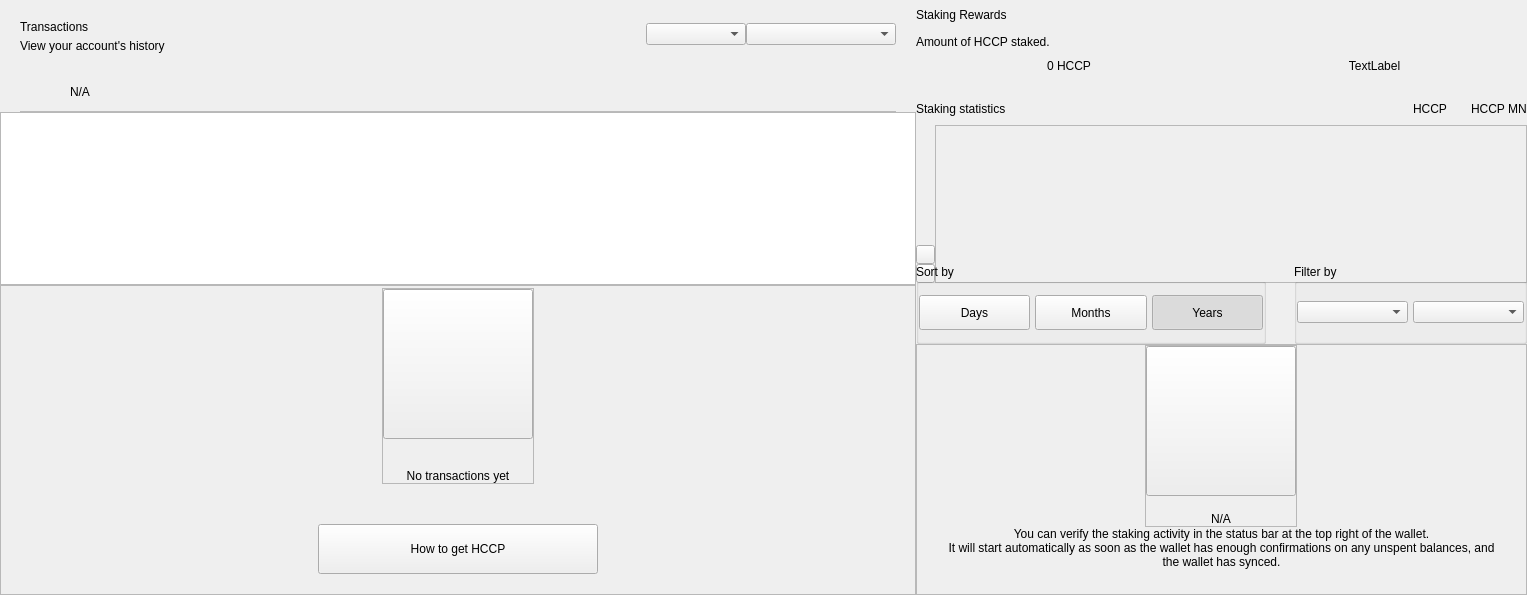
<?xml version="1.0" encoding="UTF-8"?>
<ui version="4.0">
 <class>DashboardWidget</class>
 <widget class="QWidget" name="DashboardWidget">
  <property name="geometry">
   <rect>
    <x>0</x>
    <y>0</y>
    <width>1527</width>
    <height>595</height>
   </rect>
  </property>
  <property name="windowTitle">
   <string>Form</string>
  </property>
  <layout class="QHBoxLayout" name="horizontalLayout_2" stretch="3,2">
   <property name="spacing">
    <number>0</number>
   </property>
   <property name="leftMargin">
    <number>0</number>
   </property>
   <property name="topMargin">
    <number>0</number>
   </property>
   <property name="rightMargin">
    <number>0</number>
   </property>
   <property name="bottomMargin">
    <number>0</number>
   </property>
   <item>
    <widget class="QWidget" name="left" native="true">
     <layout class="QVBoxLayout" name="left_2">
      <property name="spacing">
       <number>0</number>
      </property>
      <property name="leftMargin">
       <number>0</number>
      </property>
      <property name="topMargin">
       <number>0</number>
      </property>
      <property name="rightMargin">
       <number>0</number>
      </property>
      <property name="bottomMargin">
       <number>0</number>
      </property>
      <item>
       <layout class="QVBoxLayout" name="verticalLayout22">
        <property name="spacing">
         <number>0</number>
        </property>
        <property name="leftMargin">
         <number>20</number>
        </property>
        <property name="topMargin">
         <number>15</number>
        </property>
        <property name="rightMargin">
         <number>20</number>
        </property>
        <item>
         <widget class="QFrame" name="left_top_container">
          <layout class="QHBoxLayout" name="horizontalLayout">
           <property name="spacing">
            <number>0</number>
           </property>
           <property name="leftMargin">
            <number>0</number>
           </property>
           <property name="topMargin">
            <number>0</number>
           </property>
           <property name="rightMargin">
            <number>0</number>
           </property>
           <property name="bottomMargin">
            <number>0</number>
           </property>
           <item>
            <layout class="QVBoxLayout" name="verticalLayout_5">
             <property name="spacing">
              <number>5</number>
             </property>
             <property name="topMargin">
              <number>5</number>
             </property>
             <item>
              <widget class="QLabel" name="labelTitle">
               <property name="text">
                <string>Transactions</string>
               </property>
              </widget>
             </item>
             <item>
              <widget class="QLabel" name="labelSubtitle">
               <property name="text">
                <string>View your account's history</string>
               </property>
               <property name="alignment">
                <set>Qt::AlignLeading|Qt::AlignLeft|Qt::AlignVCenter</set>
               </property>
              </widget>
             </item>
            </layout>
           </item>
           <item>
            <spacer name="horizontalSpacer">
             <property name="orientation">
              <enum>Qt::Horizontal</enum>
             </property>
             <property name="sizeHint" stdset="0">
              <size>
               <width>40</width>
               <height>20</height>
              </size>
             </property>
            </spacer>
           </item>
           <item>
            <widget class="QComboBox" name="comboBoxSortType">
             <property name="minimumSize">
              <size>
               <width>100</width>
               <height>0</height>
              </size>
             </property>
            </widget>
           </item>
           <item>
            <widget class="QComboBox" name="comboBoxSort">
             <property name="minimumSize">
              <size>
               <width>150</width>
               <height>0</height>
              </size>
             </property>
            </widget>
           </item>
          </layout>
         </widget>
        </item>
       </layout>
      </item>
      <item>
       <spacer name="verticalSpacer">
        <property name="orientation">
         <enum>Qt::Vertical</enum>
        </property>
        <property name="sizeType">
         <enum>QSizePolicy::Fixed</enum>
        </property>
        <property name="sizeHint" stdset="0">
         <size>
          <width>20</width>
          <height>20</height>
         </size>
        </property>
       </spacer>
      </item>
      <item>
       <widget class="QWidget" name="layoutWarning" native="true">
        <layout class="QVBoxLayout" name="verticalLayout_3">
         <property name="spacing">
          <number>0</number>
         </property>
         <property name="leftMargin">
          <number>0</number>
         </property>
         <property name="topMargin">
          <number>0</number>
         </property>
         <property name="rightMargin">
          <number>0</number>
         </property>
         <property name="bottomMargin">
          <number>0</number>
         </property>
         <item>
          <widget class="QWidget" name="containerWarning" native="true">
           <layout class="QVBoxLayout" name="verticalLayout_21">
            <property name="spacing">
             <number>9</number>
            </property>
            <property name="leftMargin">
             <number>20</number>
            </property>
            <property name="topMargin">
             <number>9</number>
            </property>
            <property name="rightMargin">
             <number>20</number>
            </property>
            <property name="bottomMargin">
             <number>0</number>
            </property>
            <item>
             <widget class="QFrame" name="frameWarning">
              <property name="styleSheet">
               <string notr="true">border:none;</string>
              </property>
              <property name="frameShape">
               <enum>QFrame::StyledPanel</enum>
              </property>
              <property name="frameShadow">
               <enum>QFrame::Raised</enum>
              </property>
              <layout class="QHBoxLayout" name="horizontalLayout11" stretch="0,0,2">
               <property name="leftMargin">
                <number>0</number>
               </property>
               <property name="topMargin">
                <number>0</number>
               </property>
               <property name="rightMargin">
                <number>0</number>
               </property>
               <property name="bottomMargin">
                <number>0</number>
               </property>
               <item alignment="Qt::AlignVCenter">
                <widget class="QPushButton" name="imgWarning">
                 <property name="styleSheet">
                  <string notr="true">border:none;</string>
                 </property>
                 <property name="text">
                  <string/>
                 </property>
                 <property name="iconSize">
                  <size>
                   <width>24</width>
                   <height>24</height>
                  </size>
                 </property>
                </widget>
               </item>
               <item>
                <spacer name="horizontalSpacer_3">
                 <property name="orientation">
                  <enum>Qt::Horizontal</enum>
                 </property>
                 <property name="sizeType">
                  <enum>QSizePolicy::Fixed</enum>
                 </property>
                 <property name="sizeHint" stdset="0">
                  <size>
                   <width>12</width>
                   <height>20</height>
                  </size>
                 </property>
                </spacer>
               </item>
               <item alignment="Qt::AlignVCenter">
                <widget class="QLabel" name="lblWarning">
                 <property name="styleSheet">
                  <string notr="true"/>
                 </property>
                 <property name="text">
                  <string notr="true">N/A</string>
                 </property>
                 <property name="alignment">
                  <set>Qt::AlignBottom|Qt::AlignLeading|Qt::AlignLeft</set>
                 </property>
                </widget>
               </item>
              </layout>
             </widget>
            </item>
            <item>
             <widget class="QLabel" name="lblDivisory">
              <property name="minimumSize">
               <size>
                <width>0</width>
                <height>1</height>
               </size>
              </property>
              <property name="maximumSize">
               <size>
                <width>16777215</width>
                <height>1</height>
               </size>
              </property>
              <property name="styleSheet">
               <string notr="true">background-color:#bababa;</string>
              </property>
              <property name="text">
               <string/>
              </property>
              <property name="alignment">
               <set>Qt::AlignBottom|Qt::AlignLeading|Qt::AlignLeft</set>
              </property>
             </widget>
            </item>
           </layout>
          </widget>
         </item>
        </layout>
       </widget>
      </item>
      <item>
       <widget class="QListView" name="listTransactions">
        <property name="mouseTracking">
         <bool>true</bool>
        </property>
        <property name="selectionBehavior">
         <enum>QAbstractItemView::SelectItems</enum>
        </property>
        <property name="verticalScrollMode">
         <enum>QAbstractItemView::ScrollPerItem</enum>
        </property>
       </widget>
      </item>
      <item>
       <widget class="QFrame" name="emptyContainer">
        <property name="minimumSize">
         <size>
          <width>0</width>
          <height>100</height>
         </size>
        </property>
        <property name="frameShape">
         <enum>QFrame::StyledPanel</enum>
        </property>
        <property name="frameShadow">
         <enum>QFrame::Raised</enum>
        </property>
        <layout class="QVBoxLayout" name="verticalLayout_7" stretch="1,8,0,0">
         <property name="spacing">
          <number>0</number>
         </property>
         <property name="leftMargin">
          <number>0</number>
         </property>
         <property name="topMargin">
          <number>0</number>
         </property>
         <property name="rightMargin">
          <number>0</number>
         </property>
         <property name="bottomMargin">
          <number>20</number>
         </property>
         <item>
          <spacer name="verticalSpacer12">
           <property name="orientation">
            <enum>Qt::Vertical</enum>
           </property>
           <property name="sizeHint" stdset="0">
            <size>
             <width>20</width>
             <height>20</height>
            </size>
           </property>
          </spacer>
         </item>
         <item alignment="Qt::AlignHCenter|Qt::AlignVCenter">
          <widget class="QFrame" name="emptyScreen">
           <property name="sizePolicy">
            <sizepolicy hsizetype="Expanding" vsizetype="Expanding">
             <horstretch>0</horstretch>
             <verstretch>0</verstretch>
            </sizepolicy>
           </property>
           <property name="frameShape">
            <enum>QFrame::StyledPanel</enum>
           </property>
           <property name="frameShadow">
            <enum>QFrame::Raised</enum>
           </property>
           <layout class="QVBoxLayout" name="verticalLayout12">
            <property name="spacing">
             <number>30</number>
            </property>
            <property name="leftMargin">
             <number>0</number>
            </property>
            <property name="topMargin">
             <number>0</number>
            </property>
            <property name="rightMargin">
             <number>0</number>
            </property>
            <property name="bottomMargin">
             <number>0</number>
            </property>
            <item alignment="Qt::AlignHCenter|Qt::AlignVCenter">
             <widget class="QPushButton" name="pushImgEmpty">
              <property name="minimumSize">
               <size>
                <width>150</width>
                <height>150</height>
               </size>
              </property>
              <property name="maximumSize">
               <size>
                <width>150</width>
                <height>150</height>
               </size>
              </property>
              <property name="focusPolicy">
               <enum>Qt::NoFocus</enum>
              </property>
              <property name="text">
               <string/>
              </property>
              <property name="icon">
               <iconset>
                <normaloff>../res/img/img-empty-transactions.svg</normaloff>../res/img/img-empty-transactions.svg</iconset>
              </property>
              <property name="iconSize">
               <size>
                <width>150</width>
                <height>150</height>
               </size>
              </property>
             </widget>
            </item>
            <item alignment="Qt::AlignHCenter|Qt::AlignVCenter">
             <widget class="QLabel" name="labelEmpty">
              <property name="styleSheet">
               <string notr="true"/>
              </property>
              <property name="text">
               <string>No transactions yet</string>
              </property>
              <property name="alignment">
               <set>Qt::AlignCenter</set>
              </property>
             </widget>
            </item>
           </layout>
          </widget>
         </item>
         <item>
          <spacer name="verticalSpacer_21">
           <property name="orientation">
            <enum>Qt::Vertical</enum>
           </property>
           <property name="sizeHint" stdset="0">
            <size>
             <width>20</width>
             <height>40</height>
            </size>
           </property>
          </spacer>
         </item>
         <item alignment="Qt::AlignHCenter">
          <widget class="QPushButton" name="btnHowTo">
           <property name="minimumSize">
            <size>
             <width>280</width>
             <height>50</height>
            </size>
           </property>
           <property name="focusPolicy">
            <enum>Qt::NoFocus</enum>
           </property>
           <property name="text">
            <string>How to get HCCP</string>
           </property>
          </widget>
         </item>
        </layout>
       </widget>
      </item>
     </layout>
    </widget>
   </item>
   <item>
    <widget class="QWidget" name="right" native="true">
     <property name="minimumSize">
      <size>
       <width>200</width>
       <height>0</height>
      </size>
     </property>
     <layout class="QVBoxLayout" name="verticalLayout_31">
      <property name="spacing">
       <number>0</number>
      </property>
      <property name="leftMargin">
       <number>0</number>
      </property>
      <property name="topMargin">
       <number>0</number>
      </property>
      <property name="rightMargin">
       <number>0</number>
      </property>
      <property name="bottomMargin">
       <number>0</number>
      </property>
      <item>
       <layout class="QVBoxLayout" name="verticalLayout_2" stretch="0,0,0,0,0,0,0">
        <property name="spacing">
         <number>0</number>
        </property>
        <item>
         <layout class="QHBoxLayout" name="horizontalLayout_3">
          <property name="spacing">
           <number>0</number>
          </property>
          <item>
           <layout class="QVBoxLayout" name="verticalLayout_6">
            <property name="spacing">
             <number>5</number>
            </property>
            <item>
             <widget class="QLabel" name="labelTitle2">
              <property name="minimumSize">
               <size>
                <width>0</width>
                <height>30</height>
               </size>
              </property>
              <property name="text">
               <string>Staking Rewards</string>
              </property>
             </widget>
            </item>
            <item>
             <widget class="QLabel" name="labelMessage">
              <property name="text">
               <string>Amount of HCCP staked.</string>
              </property>
             </widget>
            </item>
           </layout>
          </item>
          <item>
           <spacer name="horizontalSpacer_2">
            <property name="orientation">
             <enum>Qt::Horizontal</enum>
            </property>
            <property name="sizeType">
             <enum>QSizePolicy::MinimumExpanding</enum>
            </property>
            <property name="sizeHint" stdset="0">
             <size>
              <width>20</width>
              <height>20</height>
             </size>
            </property>
           </spacer>
          </item>
         </layout>
        </item>
        <item>
         <spacer name="verticalSpacer_4">
          <property name="orientation">
           <enum>Qt::Vertical</enum>
          </property>
          <property name="sizeType">
           <enum>QSizePolicy::Fixed</enum>
          </property>
          <property name="sizeHint" stdset="0">
           <size>
            <width>20</width>
            <height>10</height>
           </size>
          </property>
         </spacer>
        </item>
        <item>
         <layout class="QHBoxLayout" name="horizontalLayout_5" stretch="0,0">
          <property name="spacing">
           <number>0</number>
          </property>
          <item>
           <widget class="QLabel" name="labelAmountPiv">
            <property name="text">
             <string notr="true">0 HCCP</string>
            </property>
            <property name="alignment">
             <set>Qt::AlignCenter</set>
            </property>
           </widget>
          </item>
          <item>
           <widget class="QLabel" name="labelAmountMNRewards">
            <property name="text">
             <string>TextLabel</string>
            </property>
            <property name="alignment">
             <set>Qt::AlignCenter</set>
            </property>
           </widget>
          </item>
         </layout>
        </item>
        <item>
         <spacer name="verticalSpacer_6">
          <property name="orientation">
           <enum>Qt::Vertical</enum>
          </property>
          <property name="sizeType">
           <enum>QSizePolicy::Fixed</enum>
          </property>
          <property name="sizeHint" stdset="0">
           <size>
            <width>20</width>
            <height>20</height>
           </size>
          </property>
         </spacer>
        </item>
        <item>
         <widget class="QWidget" name="layoutChart" native="true">
          <layout class="QVBoxLayout" name="verticalLayout_8" stretch="3,0">
           <property name="spacing">
            <number>16</number>
           </property>
           <property name="leftMargin">
            <number>0</number>
           </property>
           <property name="topMargin">
            <number>0</number>
           </property>
           <property name="rightMargin">
            <number>0</number>
           </property>
           <property name="bottomMargin">
            <number>0</number>
           </property>
           <item>
            <widget class="QWidget" name="verticalWidgetChart" native="true">
             <property name="minimumSize">
              <size>
               <width>0</width>
               <height>190</height>
              </size>
             </property>
             <property name="maximumSize">
              <size>
               <width>16777215</width>
               <height>16777215</height>
              </size>
             </property>
             <layout class="QVBoxLayout" name="verticalLayout_4" stretch="1,5">
              <property name="spacing">
               <number>0</number>
              </property>
              <property name="leftMargin">
               <number>0</number>
              </property>
              <property name="topMargin">
               <number>0</number>
              </property>
              <property name="rightMargin">
               <number>0</number>
              </property>
              <property name="bottomMargin">
               <number>0</number>
              </property>
              <item>
               <layout class="QHBoxLayout" name="horizontalLayout_4">
                <item>
                 <widget class="QLabel" name="labelChart">
                  <property name="text">
                   <string>Staking statistics</string>
                  </property>
                 </widget>
                </item>
                <item>
                 <spacer name="horizontalSpacer_4">
                  <property name="orientation">
                   <enum>Qt::Horizontal</enum>
                  </property>
                  <property name="sizeHint" stdset="0">
                   <size>
                    <width>40</width>
                    <height>20</height>
                   </size>
                  </property>
                 </spacer>
                </item>
                <item>
                 <widget class="QLabel" name="labelSquarePiv">
                  <property name="minimumSize">
                   <size>
                    <width>14</width>
                    <height>14</height>
                   </size>
                  </property>
                  <property name="maximumSize">
                   <size>
                    <width>14</width>
                    <height>14</height>
                   </size>
                  </property>
                  <property name="text">
                   <string/>
                  </property>
                 </widget>
                </item>
                <item>
                 <widget class="QLabel" name="labelPiv">
                  <property name="text">
                   <string notr="true">HCCP</string>
                  </property>
                 </widget>
                </item>
                <item>
                 <spacer name="horizontalSpacer_5">
                  <property name="orientation">
                   <enum>Qt::Horizontal</enum>
                  </property>
                  <property name="sizeType">
                   <enum>QSizePolicy::Fixed</enum>
                  </property>
                  <property name="sizeHint" stdset="0">
                   <size>
                    <width>10</width>
                    <height>20</height>
                   </size>
                  </property>
                 </spacer>
                </item>
                <item>
                 <widget class="QLabel" name="labelSquareMNRewards">
                  <property name="minimumSize">
                   <size>
                    <width>14</width>
                    <height>14</height>
                   </size>
                  </property>
                  <property name="maximumSize">
                   <size>
                    <width>14</width>
                    <height>14</height>
                   </size>
                  </property>
                  <property name="text">
                   <string/>
                  </property>
                 </widget>
                </item>
                <item>
                 <widget class="QLabel" name="labelMNRewards">
                  <property name="text">
                   <string>HCCP MN</string>
                  </property>
                 </widget>
                </item>
               </layout>
              </item>
              <item>
               <widget class="QWidget" name="chartContainer2" native="true">
                <property name="minimumSize">
                 <size>
                  <width>0</width>
                  <height>150</height>
                 </size>
                </property>
                <property name="styleSheet">
                 <string notr="true">#chartContainer{padding:0px; margin:0px;}</string>
                </property>
                <layout class="QHBoxLayout" name="horizontalLayout_11">
                 <property name="spacing">
                  <number>0</number>
                 </property>
                 <property name="leftMargin">
                  <number>0</number>
                 </property>
                 <property name="topMargin">
                  <number>0</number>
                 </property>
                 <property name="rightMargin">
                  <number>0</number>
                 </property>
                 <property name="bottomMargin">
                  <number>0</number>
                 </property>
                 <item>
                  <widget class="QWidget" name="containerChartArrow" native="true">
                   <property name="sizePolicy">
                    <sizepolicy hsizetype="Fixed" vsizetype="Preferred">
                     <horstretch>0</horstretch>
                     <verstretch>0</verstretch>
                    </sizepolicy>
                   </property>
                   <property name="minimumSize">
                    <size>
                     <width>19</width>
                     <height>0</height>
                    </size>
                   </property>
                   <property name="maximumSize">
                    <size>
                     <width>19</width>
                     <height>16777215</height>
                    </size>
                   </property>
                   <property name="styleSheet">
                    <string notr="true">#widget{
	padding:0px;
	margin:0px;
}</string>
                   </property>
                   <layout class="QVBoxLayout" name="verticalLayout_10">
                    <property name="spacing">
                     <number>0</number>
                    </property>
                    <property name="leftMargin">
                     <number>0</number>
                    </property>
                    <property name="rightMargin">
                     <number>0</number>
                    </property>
                    <property name="bottomMargin">
                     <number>0</number>
                    </property>
                    <item>
                     <spacer name="verticalSpacer_3">
                      <property name="orientation">
                       <enum>Qt::Vertical</enum>
                      </property>
                      <property name="sizeHint" stdset="0">
                       <size>
                        <width>20</width>
                        <height>127</height>
                       </size>
                      </property>
                     </spacer>
                    </item>
                    <item alignment="Qt::AlignVCenter">
                     <widget class="QWidget" name="containerArrows" native="true">
                      <layout class="QVBoxLayout" name="horizontalLayout_6" stretch="0,0">
                       <property name="spacing">
                        <number>0</number>
                       </property>
                       <property name="leftMargin">
                        <number>0</number>
                       </property>
                       <property name="topMargin">
                        <number>0</number>
                       </property>
                       <property name="rightMargin">
                        <number>0</number>
                       </property>
                       <property name="bottomMargin">
                        <number>0</number>
                       </property>
                       <item>
                        <widget class="QPushButton" name="pushButtonChartArrow">
                         <property name="minimumSize">
                          <size>
                           <width>19</width>
                           <height>19</height>
                          </size>
                         </property>
                         <property name="maximumSize">
                          <size>
                           <width>19</width>
                           <height>19</height>
                          </size>
                         </property>
                         <property name="focusPolicy">
                          <enum>Qt::NoFocus</enum>
                         </property>
                         <property name="styleSheet">
                          <string notr="true"/>
                         </property>
                         <property name="text">
                          <string/>
                         </property>
                        </widget>
                       </item>
                       <item>
                        <widget class="QPushButton" name="pushButtonChartRight">
                         <property name="minimumSize">
                          <size>
                           <width>19</width>
                           <height>19</height>
                          </size>
                         </property>
                         <property name="maximumSize">
                          <size>
                           <width>19</width>
                           <height>19</height>
                          </size>
                         </property>
                         <property name="focusPolicy">
                          <enum>Qt::NoFocus</enum>
                         </property>
                         <property name="styleSheet">
                          <string notr="true"/>
                         </property>
                         <property name="text">
                          <string/>
                         </property>
                        </widget>
                       </item>
                      </layout>
                     </widget>
                    </item>
                   </layout>
                  </widget>
                 </item>
                 <item>
                  <widget class="QFrame" name="chartContainer">
                   <property name="sizePolicy">
                    <sizepolicy hsizetype="Expanding" vsizetype="Preferred">
                     <horstretch>0</horstretch>
                     <verstretch>0</verstretch>
                    </sizepolicy>
                   </property>
                   <property name="styleSheet">
                    <string notr="true">padding:0px;
margin:0px;</string>
                   </property>
                   <property name="frameShape">
                    <enum>QFrame::StyledPanel</enum>
                   </property>
                   <property name="frameShadow">
                    <enum>QFrame::Raised</enum>
                   </property>
                  </widget>
                 </item>
                </layout>
               </widget>
              </item>
             </layout>
            </widget>
           </item>
           <item alignment="Qt::AlignVCenter">
            <widget class="QWidget" name="containerSort" native="true">
             <layout class="QHBoxLayout" name="horizontalLayout_61" stretch="3,2">
              <property name="spacing">
               <number>28</number>
              </property>
              <property name="leftMargin">
               <number>0</number>
              </property>
              <property name="topMargin">
               <number>0</number>
              </property>
              <property name="rightMargin">
               <number>0</number>
              </property>
              <property name="bottomMargin">
               <number>0</number>
              </property>
              <item>
               <widget class="QGroupBox" name="groupBoxChart">
                <property name="minimumSize">
                 <size>
                  <width>0</width>
                  <height>80</height>
                 </size>
                </property>
                <property name="maximumSize">
                 <size>
                  <width>16777215</width>
                  <height>80</height>
                 </size>
                </property>
                <property name="title">
                 <string>Sort by</string>
                </property>
                <layout class="QHBoxLayout" name="horizontalLayout_7">
                 <property name="spacing">
                  <number>5</number>
                 </property>
                 <property name="leftMargin">
                  <number>0</number>
                 </property>
                 <property name="rightMargin">
                  <number>0</number>
                 </property>
                 <item>
                  <widget class="QPushButton" name="pushButtonMonth">
                   <property name="minimumSize">
                    <size>
                     <width>50</width>
                     <height>35</height>
                    </size>
                   </property>
                   <property name="maximumSize">
                    <size>
                     <width>16777215</width>
                     <height>16777215</height>
                    </size>
                   </property>
                   <property name="focusPolicy">
                    <enum>Qt::NoFocus</enum>
                   </property>
                   <property name="text">
                    <string>Days</string>
                   </property>
                   <property name="checkable">
                    <bool>true</bool>
                   </property>
                   <property name="autoExclusive">
                    <bool>true</bool>
                   </property>
                  </widget>
                 </item>
                 <item>
                  <widget class="QPushButton" name="pushButtonYear">
                   <property name="minimumSize">
                    <size>
                     <width>50</width>
                     <height>35</height>
                    </size>
                   </property>
                   <property name="maximumSize">
                    <size>
                     <width>16777215</width>
                     <height>16777215</height>
                    </size>
                   </property>
                   <property name="focusPolicy">
                    <enum>Qt::NoFocus</enum>
                   </property>
                   <property name="text">
                    <string>Months</string>
                   </property>
                   <property name="checkable">
                    <bool>true</bool>
                   </property>
                   <property name="autoExclusive">
                    <bool>true</bool>
                   </property>
                  </widget>
                 </item>
                 <item>
                  <widget class="QPushButton" name="pushButtonAll">
                   <property name="sizePolicy">
                    <sizepolicy hsizetype="Preferred" vsizetype="Fixed">
                     <horstretch>0</horstretch>
                     <verstretch>0</verstretch>
                    </sizepolicy>
                   </property>
                   <property name="minimumSize">
                    <size>
                     <width>50</width>
                     <height>35</height>
                    </size>
                   </property>
                   <property name="maximumSize">
                    <size>
                     <width>16777215</width>
                     <height>16777215</height>
                    </size>
                   </property>
                   <property name="focusPolicy">
                    <enum>Qt::NoFocus</enum>
                   </property>
                   <property name="text">
                    <string>Years</string>
                   </property>
                   <property name="checkable">
                    <bool>true</bool>
                   </property>
                   <property name="checked">
                    <bool>true</bool>
                   </property>
                   <property name="autoExclusive">
                    <bool>true</bool>
                   </property>
                  </widget>
                 </item>
                </layout>
               </widget>
              </item>
              <item>
               <widget class="QGroupBox" name="container_chart_dropboxes">
                <property name="minimumSize">
                 <size>
                  <width>55</width>
                  <height>80</height>
                 </size>
                </property>
                <property name="maximumSize">
                 <size>
                  <width>16777215</width>
                  <height>80</height>
                 </size>
                </property>
                <property name="title">
                 <string>Filter by</string>
                </property>
                <layout class="QHBoxLayout" name="horizontalLayout_8" stretch="1,1">
                 <property name="spacing">
                  <number>5</number>
                 </property>
                 <property name="leftMargin">
                  <number>0</number>
                 </property>
                 <property name="topMargin">
                  <number>0</number>
                 </property>
                 <property name="rightMargin">
                  <number>0</number>
                 </property>
                 <property name="bottomMargin">
                  <number>0</number>
                 </property>
                 <item>
                  <widget class="QWidget" name="containerBoxMonths" native="true">
                   <property name="minimumSize">
                    <size>
                     <width>55</width>
                     <height>0</height>
                    </size>
                   </property>
                   <layout class="QHBoxLayout" name="horizontalLayout_9">
                    <property name="spacing">
                     <number>0</number>
                    </property>
                    <property name="leftMargin">
                     <number>0</number>
                    </property>
                    <property name="topMargin">
                     <number>0</number>
                    </property>
                    <property name="rightMargin">
                     <number>0</number>
                    </property>
                    <property name="bottomMargin">
                     <number>0</number>
                    </property>
                    <item>
                     <widget class="QComboBox" name="comboBoxMonths">
                      <property name="minimumSize">
                       <size>
                        <width>55</width>
                        <height>0</height>
                       </size>
                      </property>
                     </widget>
                    </item>
                   </layout>
                  </widget>
                 </item>
                 <item>
                  <widget class="QWidget" name="containerBoxYears" native="true">
                   <property name="sizePolicy">
                    <sizepolicy hsizetype="Preferred" vsizetype="Preferred">
                     <horstretch>0</horstretch>
                     <verstretch>0</verstretch>
                    </sizepolicy>
                   </property>
                   <property name="minimumSize">
                    <size>
                     <width>50</width>
                     <height>0</height>
                    </size>
                   </property>
                   <layout class="QHBoxLayout" name="horizontalLayout_10">
                    <property name="spacing">
                     <number>0</number>
                    </property>
                    <property name="leftMargin">
                     <number>0</number>
                    </property>
                    <property name="topMargin">
                     <number>0</number>
                    </property>
                    <property name="rightMargin">
                     <number>0</number>
                    </property>
                    <property name="bottomMargin">
                     <number>0</number>
                    </property>
                    <item>
                     <widget class="QComboBox" name="comboBoxYears">
                      <property name="minimumSize">
                       <size>
                        <width>40</width>
                        <height>0</height>
                       </size>
                      </property>
                     </widget>
                    </item>
                   </layout>
                  </widget>
                 </item>
                </layout>
               </widget>
              </item>
             </layout>
            </widget>
           </item>
          </layout>
         </widget>
        </item>
        <item>
         <widget class="QFrame" name="emptyContainerChart">
          <property name="minimumSize">
           <size>
            <width>0</width>
            <height>100</height>
           </size>
          </property>
          <property name="frameShape">
           <enum>QFrame::StyledPanel</enum>
          </property>
          <property name="frameShadow">
           <enum>QFrame::Raised</enum>
          </property>
          <layout class="QVBoxLayout" name="verticalLayout_71" stretch="1,8,0,0">
           <property name="spacing">
            <number>0</number>
           </property>
           <property name="leftMargin">
            <number>0</number>
           </property>
           <property name="topMargin">
            <number>0</number>
           </property>
           <property name="rightMargin">
            <number>0</number>
           </property>
           <property name="bottomMargin">
            <number>25</number>
           </property>
           <item>
            <spacer name="verticalSpacer11">
             <property name="orientation">
              <enum>Qt::Vertical</enum>
             </property>
             <property name="sizeHint" stdset="0">
              <size>
               <width>20</width>
               <height>20</height>
              </size>
             </property>
            </spacer>
           </item>
           <item alignment="Qt::AlignHCenter|Qt::AlignVCenter">
            <widget class="QFrame" name="emptyScreen1">
             <property name="sizePolicy">
              <sizepolicy hsizetype="Expanding" vsizetype="Expanding">
               <horstretch>0</horstretch>
               <verstretch>0</verstretch>
              </sizepolicy>
             </property>
             <property name="frameShape">
              <enum>QFrame::StyledPanel</enum>
             </property>
             <property name="frameShadow">
              <enum>QFrame::Raised</enum>
             </property>
             <layout class="QVBoxLayout" name="verticalLayout">
              <property name="spacing">
               <number>30</number>
              </property>
              <property name="leftMargin">
               <number>0</number>
              </property>
              <property name="topMargin">
               <number>0</number>
              </property>
              <property name="rightMargin">
               <number>0</number>
              </property>
              <property name="bottomMargin">
               <number>0</number>
              </property>
              <item alignment="Qt::AlignHCenter|Qt::AlignVCenter">
               <widget class="QPushButton" name="pushImgEmptyChart">
                <property name="minimumSize">
                 <size>
                  <width>150</width>
                  <height>150</height>
                 </size>
                </property>
                <property name="maximumSize">
                 <size>
                  <width>150</width>
                  <height>150</height>
                 </size>
                </property>
                <property name="focusPolicy">
                 <enum>Qt::NoFocus</enum>
                </property>
                <property name="text">
                 <string/>
                </property>
                <property name="icon">
                 <iconset>
                  <normaloff>../res/img/img-empty-staking-on.svg</normaloff>../res/img/img-empty-staking-on.svg</iconset>
                </property>
                <property name="iconSize">
                 <size>
                  <width>100</width>
                  <height>100</height>
                 </size>
                </property>
               </widget>
              </item>
              <item alignment="Qt::AlignHCenter|Qt::AlignVCenter">
               <widget class="QLabel" name="labelEmptyChart">
                <property name="styleSheet">
                 <string notr="true"/>
                </property>
                <property name="text">
                 <string notr="true">N/A</string>
                </property>
                <property name="alignment">
                 <set>Qt::AlignCenter</set>
                </property>
               </widget>
              </item>
             </layout>
            </widget>
           </item>
           <item>
            <spacer name="verticalSpacer_2">
             <property name="orientation">
              <enum>Qt::Vertical</enum>
             </property>
             <property name="sizeHint" stdset="0">
              <size>
               <width>20</width>
               <height>40</height>
              </size>
             </property>
            </spacer>
           </item>
           <item>
            <widget class="QLabel" name="labelMessageEmpty">
             <property name="styleSheet">
              <string notr="true">#labelMessageEmpty {
	padding-left:30px;
	padding-right:30px;
}</string>
             </property>
             <property name="text">
              <string>You can verify the staking activity in the status bar at the top right of the wallet.
It will start automatically as soon as the wallet has enough confirmations on any unspent balances, and the wallet has synced.</string>
             </property>
             <property name="alignment">
              <set>Qt::AlignCenter</set>
             </property>
             <property name="wordWrap">
              <bool>true</bool>
             </property>
            </widget>
           </item>
          </layout>
         </widget>
        </item>
        <item>
         <widget class="QWidget" name="layoutShadow" native="true">
          <layout class="QVBoxLayout" name="verticalLayout_9">
           <property name="spacing">
            <number>0</number>
           </property>
           <property name="leftMargin">
            <number>0</number>
           </property>
           <property name="topMargin">
            <number>0</number>
           </property>
           <property name="rightMargin">
            <number>0</number>
           </property>
           <property name="bottomMargin">
            <number>0</number>
           </property>
          </layout>
         </widget>
        </item>
       </layout>
      </item>
     </layout>
    </widget>
   </item>
  </layout>
 </widget>
 <resources/>
 <connections/>
</ui>
